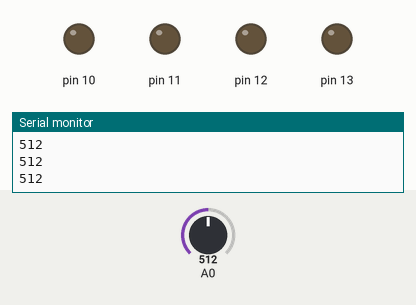
Recording of a sketch running on a simulated Arduino Uno, built with avr-gcc and run on an emulated ATmega328P. Shown: output pins drawn as LEDs (lit = HIGH), the last lines printed to the serial monitor. Inputs (shaded band) come from the test bench; at power-on: A0 = 512.

Above: at 1.2 s.
1.3 s: A0 set to 490
At 2.3 s:
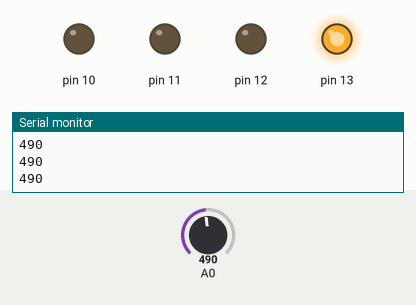
2.8 s: A0 set to 463
4.3 s: A0 set to 433
At 5.5 s:
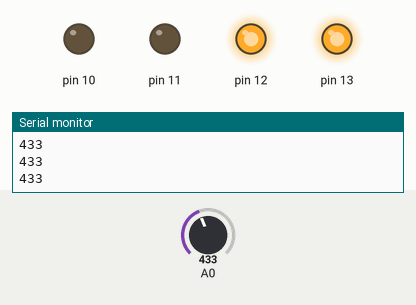
5.8 s: A0 set to 406
7.3 s: A0 set to 386
At 7.9 s:
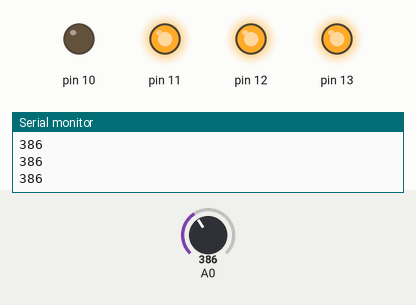
8.8 s: A0 set to 510
At 9.2 s:
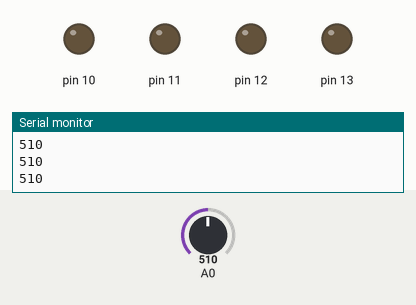
Timing chart, 0 to 11.3 s (numbered marks = the images above; inputs shaded):
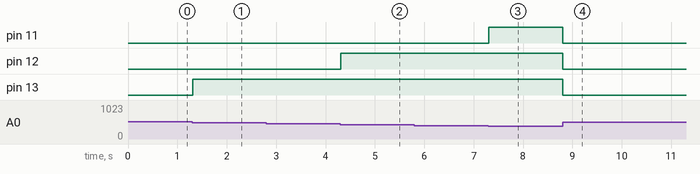

Measured:
- the behaviour switches between 500 and 499 on A0 (found by bisection; images 0 and 1)
- the behaviour switches between 450 and 449 on A0 (found by bisection; images 1 and 2)
- the behaviour switches between 400 and 399 on A0 (found by bisection; images 2 and 3)
- after the input at 1.3 s, pin 13: LOW → HIGH at once
- after the input at 4.3 s, pin 12: LOW → HIGH at once
- after the input at 7.3 s, pin 11: LOW → HIGH at once
- after the input at 8.8 s, pin 11–13: HIGH → LOW at once

The sketch:

terrific_uusam1.ino
```cpp
void setup()
{
  pinMode(A0, INPUT);
  Serial.begin(9600);
  pinMode(13, OUTPUT);
  pinMode(12, OUTPUT);
  pinMode(11, OUTPUT);
  pinMode(10, OUTPUT);
}

void loop()
{
  int threshold = 500;
  int read=analogRead(A0);
  Serial.println(read);

  	if (read >= threshold) {
      digitalWrite(13, LOW);
      digitalWrite(12, LOW);
      digitalWrite(11, LOW);
      digitalWrite(10, LOW);
  }

  if (read >= threshold-50 && read<threshold) {
      digitalWrite(13, HIGH);
      digitalWrite(12, LOW);
      digitalWrite(11, LOW);
      digitalWrite(10, LOW);
  }

  if (read >= threshold-100 && read<threshold-50) {
      digitalWrite(13, HIGH);
      digitalWrite(12, HIGH);
      digitalWrite(11, LOW);
      digitalWrite(10, LOW);
  }

   if (read >= threshold-150 && read<threshold-100) {
      digitalWrite(13, HIGH);
      digitalWrite(12, HIGH);
      digitalWrite(11, HIGH);
      digitalWrite(10, LOW);
  }

   if (read < threshold-150) {
      digitalWrite(13, HIGH);
      digitalWrite(12, HIGH);
      digitalWrite(11, HIGH);
      digitalWrite(10, HIGH);
  }

  delay(10);
}
```
